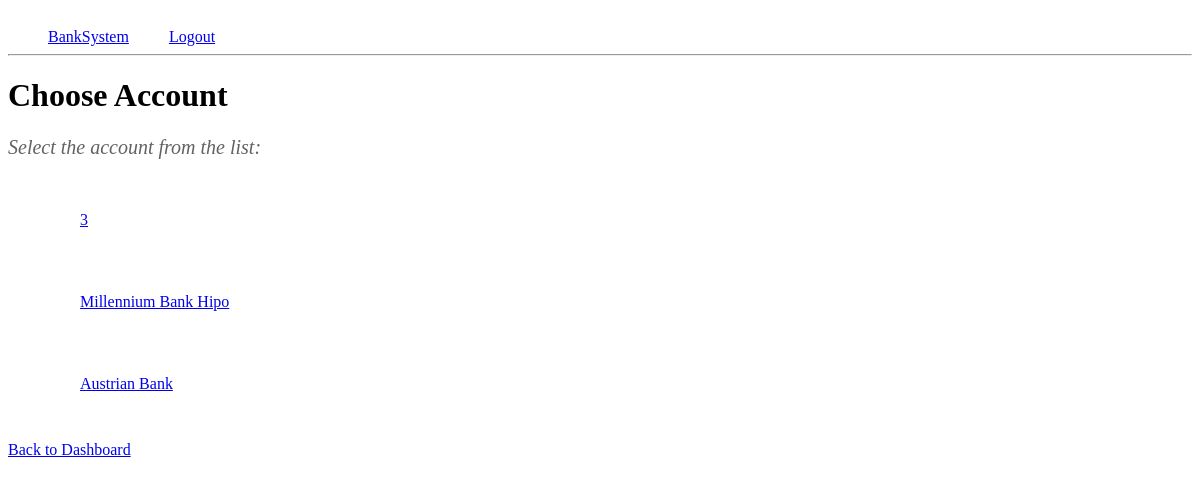
The app's page /withdraw/4/ (signed in) with its own data.
### banksystem/models.py (models this page shows, shortened)
class BankAccount(models.Model):
    customer = models.ForeignKey(Customer, on_delete=models.CASCADE)
    account_number = models.CharField(max_length=20, unique=True)
    balance = models.DecimalField(max_digits=10, decimal_places=2)

### banksystem/views.py (the view)
# urls.py: path("withdraw/<str:account_number>/", withdraw, name="withdraw"),
@login_required(login_url="/login")
def withdraw(request, account_number):
    customer = request.user.customer
    accounts = BankAccount.objects.filter(customer=customer)
    account = accounts.filter(account_number=account_number).first()
    if account:
        if request.method == "POST":
            form = WithdrawForm(request.POST)
            if form.is_valid():
                amount = form.cleaned_data["amount"]
                if amount > account.balance:
                    return render(
                        request,
                        "withdrawal/withdraw.html",
                        {"form": form, "error_message": "Insufficient funds."},
                    )
                account.balance -= amount
                account.save()
                Transaction.objects.create(
                    bank_account=account,
                    transaction_type="Withdrawal",
                    amount=amount,
                )
                return render(
                    request,
                    "withdrawal/withdraw_success.html",
                    {"account": account, "amount": amount},
                )
        else:
            form = WithdrawForm()
        return render(
            request, "withdrawal/withdraw.html", {"form": form, "account": account}
        )
    elif accounts.count() > 1:
        if request.method == "POST":
            selected_account_number = request.POST.get("account_number")
            selected_account = BankAccount.objects.get(
                customer=customer, account_number=selected_account_number
            )
            form = WithdrawForm(request.POST)
            if form.is_valid():
                amount = form.cleaned_data["amount"]
                if amount > selected_account.balance:
                    return render(
                        request,
                        "withdrawal/withdraw.html",
                        {
                            "form": form,
                            "accounts": accounts,
                            "selected_account": selected_account,
                            "error_message": "Insufficient funds.",
                        },
                    )
                selected_account.balance -= amount
                selected_account.save()
                Transaction.objects.create(
                    bank_account=selected_account,
                    transaction_type="Withdrawal",
                    amount=amount,
                )
                return render(
                    request,
                    "withdrawal/withdraw_success.html",
                    {
                        "account": selected_account,
                        "amount": amount,
                        "accounts": accounts,
                    },
                )
        else:
            form = WithdrawForm()
        return render(
            request,
            "withdrawal/choose_account.html",
            {"form": form, "accounts": accounts},
        )
    else:
        return render(request, "withdrawal/no_accounts.html")

### banksystem/templatetags/custom_filters.py (called while the page is built)
@register.filter
def get_show_balance_url(account_number):
    return reverse("show_balance", kwargs={"account_number": account_number})

### templates/withdrawal/choose_account.html (shortened to what this page needs)
{% load custom_filters %}
<html>
  <head>
    <link
      rel="stylesheet"
      href="https://dhbhdrzi4tiry.cloudfront.net/cdn/sites/foundation.min.css"
    />
    <link rel="stylesheet" href="../../static/style.css" />
  </head>
  <div class="row logout-div">
    <a class="" href="{% url ''%}">BankSystem</a>
    <a class="logout" href="{% url 'user-logout'%}">Logout</a>
  </div>
  <hr />
  <div class="row small-up-1 medium-up-2 large-up-3">
    <h1>Choose Account</h1>
    <p class="withdraw-account">Select the account from the list:</p>
    <ul>
      {% for account in accounts %}
      <div class="flex">
        <div class="callout primary">
          <li>
            <a href="{{ account.account_number|get_show_balance_url }}"
              >{{ account.account_number }}</a
            >
          </li>
        </div>
      </div>
      {% endfor %}
    </ul>
    <p><a href="{% url 'customer_dashboard' %}">Back to Dashboard</a></p>
  </div>
</html>

### static/style.css (style rules this page uses)
.callout { border-radius: 8px; }
.logout { text-align: right; }
.logout-div { display: flex; justify-content: flex-start; padding: 20px 0 0 0; }
.logout-div a { padding: 0 0 0 40px; }
.callout { padding: 2rem; }
.flex li { list-style-type: none; }
.withdraw-account { font-size: 20px; font-style: italic; color: #636262; }

### records on screen
BankAccount: account_number "3"
BankAccount: account_number "Millennium Bank Hipo"
BankAccount: account_number "Austrian Bank"
